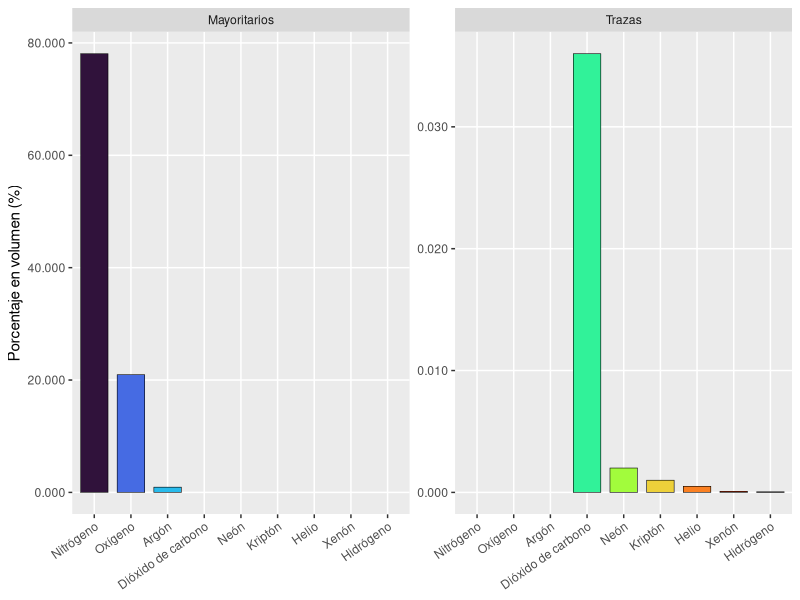

This chart was generated by the following R code: (Note: this script raises an error after producing the figure.)
## ---- chunk 1
#| label: tbl-meteovsclima
#| tbl-cap: "Comparación conceptual entre meteorología y climatología."
#| echo: false
#| message: false
#| warning: false

library(dplyr)
library(tibble)
library(kableExtra)

tabla_meteo_clima <- tribble(
  ~Concepto, ~`Enfoque Temporal`, ~`Objetivo Principal`,
  "Meteorología", "Horas o días (corto plazo)", "Pronóstico del tiempo y estudio de fenómenos momentáneos",
  "Climatología", "Décadas (largo plazo)", "Caracterización de regímenes regionales y estadísticas de diseño"
)

tabla_meteo_clima %>%
  kbl(
    booktabs = TRUE,
    align = c("c","c","c"),
    format = "html",
    col.names = c(
      "Concepto",
      "Enfoque temporal",
      "Objetivo principal"
    )
  ) %>%
  kable_classic(html_font = "Latin Modern Roman") %>%
  kable_styling(
    full_width = FALSE,
    bootstrap_options = "hover"
  ) %>%
  row_spec(0, bold = TRUE)
## ---- chunk 2
#| label: tbl-atmosfera
#| tbl-cap: "Composición de la atmósfera."
#| echo: false
#| message: false
#| warning: false

library(dplyr)
library(tibble)
library(kableExtra)
library(ggplot2)
library(scales)

# -----------------------------
# Tabla: Gases permanentes de la atmósfera (porcentaje en volumen)
# -----------------------------
gases_atmosfera <- tribble(
  ~Constituyente,      ~Fórmula,                 ~`Porcentaje en volumen`,
  "Nitrógeno",         "N<sub>2</sub>",          78.08,
  "Oxígeno",           "O<sub>2</sub>",          20.95,
  "Argón",             "Ar",                      0.93,
  "Dióxido de carbono","CO<sub>2</sub>",          0.036,
  "Neón",              "Ne",                      0.002,
  "Helio",             "He",                      0.0005,
  "Kriptón",           "Kr",                      0.001,
  "Xenón",             "Xe",                      0.00009,
  "Hidrógeno",         "H<sub>2</sub>",           0.00005
)

gases_atmosfera %>%
  kbl(
    booktabs = TRUE,
    align = c("l","c","c"),
    format = "html",
    escape = FALSE,
    col.names = c("Constituyente", "Fórmula", "Porcentaje en volumen (%)")
  ) %>%
  kable_classic(html_font = "Latin Modern Roman") %>%
  kable_styling(full_width = FALSE, bootstrap_options = "hover") %>%
  row_spec(0, bold = TRUE) %>%
  column_spec(3, width = "6.5em") %>%
  footnote(
    general = "Valores típicos de gases permanentes (aprox.) expresados como porcentaje en volumen. El vapor de agua no se incluye por ser altamente variable.",
    general_title = ""
  )
## ---- chunk 3
#| label: fig-atmosfera
#| fig-cap: "Composición de la atmósfera"
#| fig-align: center
#| out-width: 100%
#| echo: false
#| message: false
#| warning: false


# -----------------------------
# Alternativa (recomendada para docencia): dos paneles (mayores vs trazas)
# con colores diferenciados por gas (escala TURBO)
# -----------------------------

library(viridis)

gases_plot2 <- gases_atmosfera %>%
  mutate(
    Grupo = if_else(`Porcentaje en volumen` >= 0.1, "Mayoritarios", "Trazas"),
    Constituyente = factor(
      Constituyente,
      levels = Constituyente[order(`Porcentaje en volumen`, decreasing = TRUE)]
    )
  )

ggplot(
  gases_plot2,
  aes(
    x = Constituyente,
    y = `Porcentaje en volumen`,
    fill = Constituyente
  )
) +
  geom_col(width = 0.75, color = "black", linewidth = 0.2) +
  facet_wrap(~Grupo, scales = "free_y") +
  scale_fill_viridis_d(option = "turbo", guide = "none") +
  scale_y_continuous(labels = label_number(accuracy = 0.001)) +
  labs(
    x = NULL,
    y = "Porcentaje en volumen (%)"
  ) +
  theme(
    panel.grid.minor = element_blank(),
    axis.text.x = element_text(angle = 35, hjust = 1)
  )

## ---- chunk 4
#| label: fig-vapor
#| fig-cap: "Movimiento de masas de vapor de agua en la atmósfera.<br><span style='font-size:0.8em;'>Fuente: [@NOAA_OSPO]</span>"
#| fig-align: center
#| out-width: 80%
#| echo: false
#| class: fig-border

knitr::include_graphics("assets/img/vapor.gif")

## ---- chunk 5
#| label: fig-troposfera
#| fig-cap: "Troposfera.<br><span style='font-size:0.8em;'>Fuente: [WorldAtlas, 2025]</span>"
#| fig-align: center
#| out-width: 70%
#| echo: false
#| class: fig-border

knitr::include_graphics("assets/img/troposfera.jpg")

## ---- chunk 6
#| label: fig-estratosfera
#| fig-cap: "Estratósfera.<br><span style='font-size:0.8em;'>Fuente: [WorldAtlas, 2025]</span>"
#| fig-align: center
#| out-width: 70%
#| echo: false
#| class: fig-border

knitr::include_graphics("assets/img/estratosfera.jpg")

## ---- chunk 7
#| label: fig-mesosfera
#| fig-cap: "Mesosfera.<br><span style='font-size:0.8em;'>Fuente: [WorldAtlas, 2025]</span>"
#| fig-align: center
#| out-width: 70%
#| echo: false
#| class: fig-border

knitr::include_graphics("assets/img/mesosfera.jpg")

## ---- chunk 8
#| label: fig-termosfera
#| fig-cap: "Termosfera.<br><span style='font-size:0.8em;'>Fuente: [WorldAtlas, 2025]</span>"
#| fig-align: center
#| out-width: 70%
#| echo: false
#| class: fig-border

knitr::include_graphics("assets/img/termosfera.jpg")

## ---- chunk 9
#| label: fig-exosfera
#| fig-cap: "Exosfera.<br><span style='font-size:0.8em;'>Fuente: [WorldAtlas, 2025]</span>"
#| fig-align: center
#| out-width: 70%
#| echo: false
#| class: fig-border

knitr::include_graphics("assets/img/exosfera.jpg")

## ---- chunk 10
#| label: fig-capas3
#| fig-cap: "Gradiente térmico en capas de la atmósfera.<br><span style='font-size:0.8em;'>Fuente: [Dana Desonie, Ph.D., 2025]</span>"
#| fig-align: center
#| out-width: 100%
#| echo: false
#| class: fig-border

knitr::include_graphics("assets/img/capas_atmosfera3.png")

## ---- chunk 11
#| label: fig-foehn
#| fig-cap: "Efecto Foehn de gradientes de presión.<br><span style='font-size:0.8em;'>Fuente: [Instituto Geográfico Nacional, Centro Nacional de Información Geográfica, UNAM; 2024]</span>"
#| fig-align: center
#| out-width: 100%
#| echo: false

knitr::include_graphics("assets/img/foehn2.png")
## ---- chunk 12
#| label: fig-allen
#| fig-cap: "Diagrama de anillos de Van Allen.<br><span style='font-size:0.8em;'>Fuente: [https://www.astronomynotes.com]</span><br><span style='font-size:0.8em;'>Modificado por (Matarrita,2025)"
#| fig-align: center
#| out-width: 110%
#| echo: false
#| class: fig-border

knitr::include_graphics("assets/img/allen.png")
## ---- chunk 13
#| label: fig-calor
#| fig-cap: "Mecanismos de transferencia de calor."
#| fig-align: center
#| out-width: 100%
#| echo: false
#| class: fig-border

knitr::include_graphics("assets/img/calor.png")
## ---- chunk 14
#| label: fig-latitud
#| fig-cap: "Distribución de la radiación debido a la curvatura de la Tierra."
#| fig-align: center
#| out-width: 100%
#| echo: false
#| class: fig-border

knitr::include_graphics("assets/img/latitud.png")
## ---- chunk 15
#| label: fig-invernadero
#| fig-cap: "Efecto invernadero."
#| fig-align: center
#| out-width: 100%
#| echo: false
#| class: fig-border

knitr::include_graphics("assets/img/invernadero.png")
## ---- chunk 16
#| label: fig-frente_frio
#| fig-cap: "Esquema de frente frío."
#| fig-align: center
#| out-width: 100%
#| echo: false
#| class: fig-border

knitr::include_graphics("assets/img/frente_frio.png")
## ---- chunk 17
#| label: fig-conver_diver
#| fig-cap: "Esquema de movimiento convergente y divergente del aire."
#| fig-align: center
#| out-width: 70%
#| echo: false
#| class: fig-border

knitr::include_graphics("assets/img/conver_diver.jpg")
## ---- chunk 18
### Tabla de referencia: atmósfera estándar

library(dplyr)
library(tibble)
library(kableExtra)

atm_estandar <- tribble(
  ~`Altitud (m)`, ~`Presión (mb/hPa)`, ~`Temperatura (°C)`,
  0,    1013.2, 15.0,
  500,   954.6, 11.8,
  1000,  898.8,  8.5,
  2000,  795.0,  2.0
)

atm_estandar %>%
  kbl(
    booktabs = TRUE,
    align = c("c","c","c"),
    format = "html",
    col.names = c(
      "Altitud (m)",
      "Presión (mb / hPa)",
      "Temperatura (°C)"
    )
  ) %>%
  kable_classic(html_font = "Latin Modern Roman") %>%
  kable_styling(
    full_width = FALSE,
    bootstrap_options = "hover"
  ) %>%
  row_spec(0, bold = TRUE)

## ---- chunk 19
#| label: fig-hadley
#| fig-cap: "Células de circulación atmosférica.<br><span style='font-size:0.8em;'>Fuente: [CEUPE, 2025]</span>"
#| fig-align: center
#| out-width: 100%
#| echo: false
#| class: fig-border

knitr::include_graphics("assets/img/hadley.png")

## ---- chunk 20
#| label: fig-chorro
#| fig-cap: "Chorro de bajo nivel del Caribe.<br><span style='font-size:0.8em;'>Fuente: [@Cigefi]</span>"
#| fig-align: center
#| out-width: 80%
#| echo: false
#| class: fig-border

knitr::include_graphics("assets/img/chorro2.png")

## ---- chunk 21
#| label: fig-sinop
#| fig-cap: "Escala sinóptica de circulación atmosférica.<br><span style='font-size:0.8em;'>Fuente: [@NOAA_OSPO]</span>"
#| fig-align: center
#| out-width: 60%
#| echo: false
#| class: fig-border

knitr::include_graphics("assets/img/sinop.jfif")

## ---- chunk 22
#| label: fig-lluvia
#| fig-cap: "Mesoescala de circulación atmosférica.<br><span style='font-size:0.8em;'>Fuente: [@NOAA_OSPO]</span>"
#| fig-align: center
#| out-width: 60%
#| echo: false
#| class: fig-border

knitr::include_graphics("assets/img/lluvia.jpg")

## ---- chunk 23
#| label: tbl-escala
#| tbl-cap: "Resumen de escala de circulación atmosférica."
#| echo: false
#| message: false
#| warning: false

### Resumen de escalas de variabilidad atmosférica relevantes para la hidrología

library(dplyr)
library(tibble)
library(kableExtra)

tabla_escalas <- tribble(
  ~Escala, ~`Dimensión espacial`, ~`Ejemplos de procesos`,
  "Planetaria", "≥ 10,000 km", "Radiación solar entrante, Células de Hadley, Corrientes jet",
  "Macroescala", "≈ 1,000 km", "Sistemas de latitudes medias, huracanes, frentes",
  "Mesoescala", "1 – 100 km", "Brisas marinas, vientos de valle, tormentas convectivas",
  "Microescala", "≤ 0.1 km", "Turbulencia, intercambio suelo–atmósfera, vegetación"
)

tabla_escalas %>%
  kbl(
    booktabs = TRUE,
    align = c("c", "c", "l"),
    format = "html",
    escape = FALSE,
    col.names = c(
      "Escala",
      "Dimensión espacial",
      "Ejemplos de procesos atmosféricos"
    )
  ) %>%
  kable_classic(html_font = "Latin Modern Roman") %>%
  kable_styling(
    full_width = FALSE,
    bootstrap_options = "hover"
  ) %>%
  row_spec(0, bold = TRUE)
